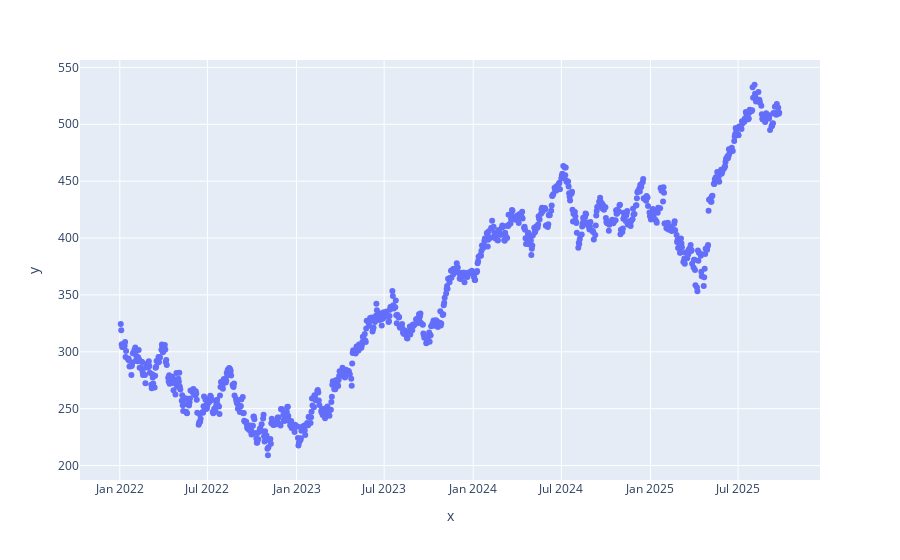

Notebook source saved alongside this figure:
### Code cell
# alternative method to display graphs with plotly.express
import plotly.express as px
fig = px.scatter(x=data.index, y=data.Close.to_dict()['MSFT'].values())
fig.show()

### Figure 1 — Plotly figure (JSON) as saved in the notebook; plotly's stock layout.template omitted (floating-point values rounded to 4 significant figures; data arrays with more than 128 entries replaced by an {"elided": "..."} marker saying what was removed)
{"data": [{"hovertemplate": "x=%{x}<br>y=%{y}<extra></extra>", "legendgroup": "", "marker": {"color": "#636efa", "symbol": "circle"}, "mode": "markers", "name": "", "orientation": "v", "showlegend": false, "type": "scatter", "x": {"elided": "935 str values"}, "xaxis": "x", "y": {"elided": "935 float values"}, "yaxis": "y"}], "layout": {"legend": {"tracegroupgap": 0}, "margin": {"t": 60}, "xaxis": {"anchor": "y", "domain": [0, 1], "title": {"text": "x"}}, "yaxis": {"anchor": "x", "domain": [0, 1], "title": {"text": "y"}}}}
